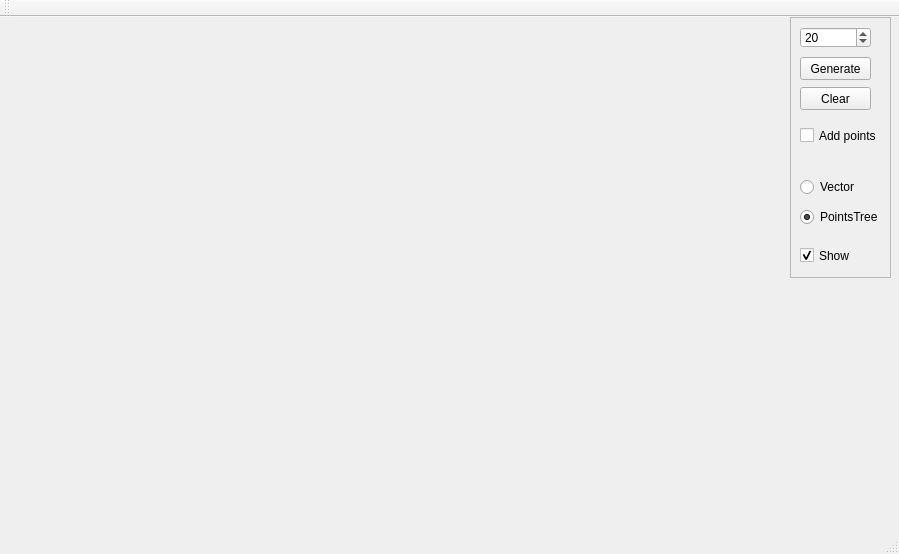
<?xml version="1.0" encoding="UTF-8"?>
<ui version="4.0">
 <class>MainWindow</class>
 <widget class="QMainWindow" name="MainWindow">
  <property name="geometry">
   <rect>
    <x>0</x>
    <y>0</y>
    <width>899</width>
    <height>554</height>
   </rect>
  </property>
  <property name="windowTitle">
   <string>MainWindow</string>
  </property>
  <widget class="QWidget" name="centralWidget">
   <widget class="QFrame" name="buttonsFrame">
    <property name="geometry">
     <rect>
      <x>790</x>
      <y>0</y>
      <width>101</width>
      <height>261</height>
     </rect>
    </property>
    <property name="frameShape">
     <enum>QFrame::StyledPanel</enum>
    </property>
    <property name="frameShadow">
     <enum>QFrame::Raised</enum>
    </property>
    <widget class="QSpinBox" name="pointsCountSpinBox">
     <property name="geometry">
      <rect>
       <x>10</x>
       <y>10</y>
       <width>71</width>
       <height>21</height>
      </rect>
     </property>
     <property name="maximum">
      <number>99999</number>
     </property>
     <property name="value">
      <number>20</number>
     </property>
     <property name="displayIntegerBase">
      <number>10</number>
     </property>
    </widget>
    <widget class="QPushButton" name="generateButton">
     <property name="geometry">
      <rect>
       <x>10</x>
       <y>40</y>
       <width>71</width>
       <height>23</height>
      </rect>
     </property>
     <property name="text">
      <string>Generate</string>
     </property>
    </widget>
    <widget class="QPushButton" name="clearButton">
     <property name="geometry">
      <rect>
       <x>10</x>
       <y>70</y>
       <width>71</width>
       <height>23</height>
      </rect>
     </property>
     <property name="text">
      <string>Clear</string>
     </property>
    </widget>
    <widget class="QCheckBox" name="addPointsCheckBox">
     <property name="geometry">
      <rect>
       <x>10</x>
       <y>110</y>
       <width>91</width>
       <height>17</height>
      </rect>
     </property>
     <property name="text">
      <string>Add points</string>
     </property>
    </widget>
    <widget class="QCheckBox" name="showPointsTreeCheckBox">
     <property name="geometry">
      <rect>
       <x>10</x>
       <y>230</y>
       <width>70</width>
       <height>17</height>
      </rect>
     </property>
     <property name="text">
      <string>Show</string>
     </property>
     <property name="checked">
      <bool>true</bool>
     </property>
    </widget>
    <widget class="QRadioButton" name="vectorRadioButton">
     <property name="geometry">
      <rect>
       <x>10</x>
       <y>160</y>
       <width>95</width>
       <height>20</height>
      </rect>
     </property>
     <property name="toolTip">
      <string>Using QVector with linear search</string>
     </property>
     <property name="text">
      <string>Vector</string>
     </property>
    </widget>
    <widget class="QRadioButton" name="pointsTreeRadioButton">
     <property name="geometry">
      <rect>
       <x>10</x>
       <y>190</y>
       <width>95</width>
       <height>20</height>
      </rect>
     </property>
     <property name="toolTip">
      <string>Using PointsTree with QuadTree search</string>
     </property>
     <property name="text">
      <string>PointsTree</string>
     </property>
     <property name="checked">
      <bool>true</bool>
     </property>
    </widget>
   </widget>
  </widget>
  <widget class="QMenuBar" name="menuBar">
   <property name="geometry">
    <rect>
     <x>0</x>
     <y>0</y>
     <width>899</width>
     <height>26</height>
    </rect>
   </property>
  </widget>
  <widget class="QToolBar" name="mainToolBar">
   <attribute name="toolBarArea">
    <enum>TopToolBarArea</enum>
   </attribute>
   <attribute name="toolBarBreak">
    <bool>false</bool>
   </attribute>
  </widget>
  <widget class="QStatusBar" name="statusBar"/>
 </widget>
 <layoutdefault spacing="6" margin="11"/>
 <resources/>
 <connections/>
</ui>
